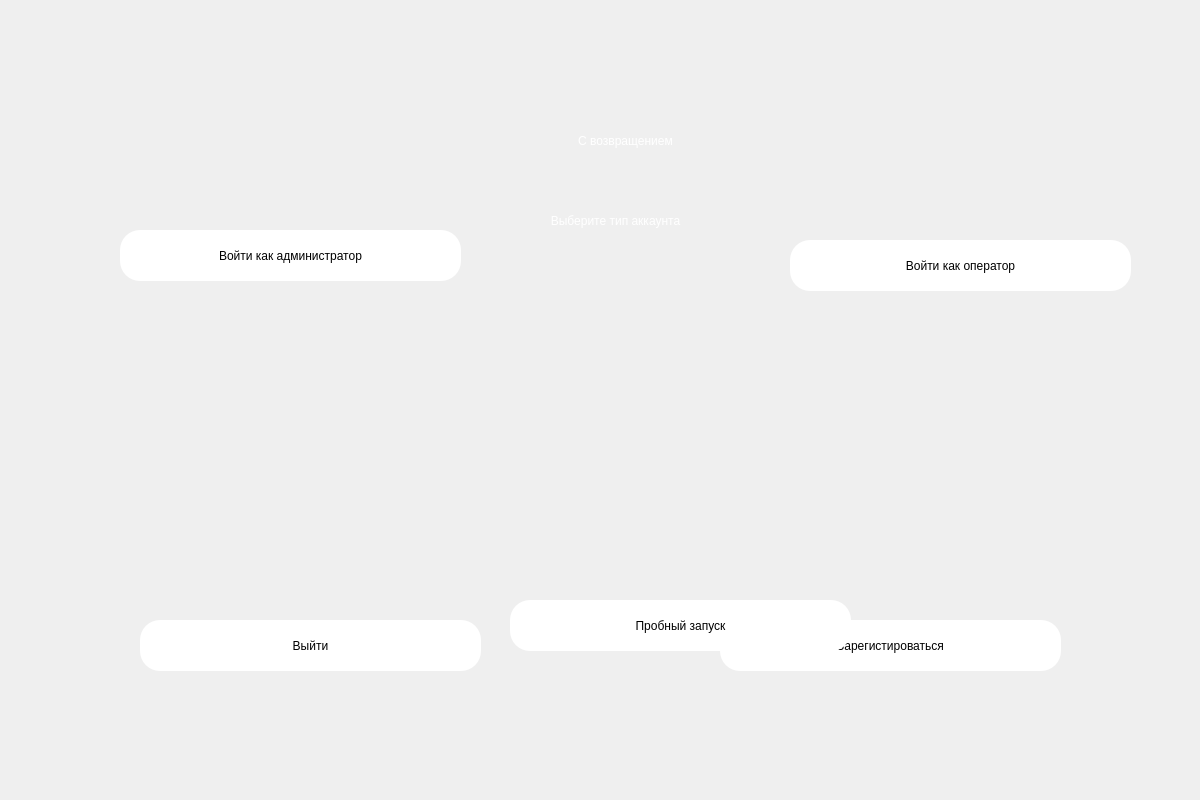
<?xml version="1.0" encoding="UTF-8"?>
<ui version="4.0">
 <class>Dialog</class>
 <widget class="QDialog" name="Dialog">
  <property name="geometry">
   <rect>
    <x>0</x>
    <y>0</y>
    <width>1200</width>
    <height>800</height>
   </rect>
  </property>
  <property name="windowTitle">
   <string>Dialog</string>
  </property>
  <widget class="QWidget" name="bgwidget" native="true">
   <property name="geometry">
    <rect>
     <x>0</x>
     <y>0</y>
     <width>1201</width>
     <height>801</height>
    </rect>
   </property>
   <property name="styleSheet">
    <string notr="true">
					QWidget#bgwidget{

					background-image: url(C:/Projects/Python/Course/Course/assets/militarybcnd.png)
					}
				</string>
   </property>
   <widget class="QLabel" name="label">
    <property name="geometry">
     <rect>
      <x>390</x>
      <y>110</y>
      <width>471</width>
      <height>61</height>
     </rect>
    </property>
    <property name="styleSheet">
     <string notr="true">font: 36pt &quot;MS Shell Dlg 2&quot;; color:rgb(255, 255, 255)</string>
    </property>
    <property name="text">
     <string>С возвращением</string>
    </property>
    <property name="scaledContents">
     <bool>false</bool>
    </property>
    <property name="alignment">
     <set>Qt::AlignCenter</set>
    </property>
   </widget>
   <widget class="QLabel" name="label_2">
    <property name="geometry">
     <rect>
      <x>420</x>
      <y>200</y>
      <width>391</width>
      <height>41</height>
     </rect>
    </property>
    <property name="styleSheet">
     <string notr="true">font: 16pt &quot;MS Shell Dlg 2&quot;;color:rgb(255, 255, 255)</string>
    </property>
    <property name="text">
     <string>Выберите тип аккаунта</string>
    </property>
    <property name="alignment">
     <set>Qt::AlignCenter</set>
    </property>
   </widget>
   <widget class="QPushButton" name="login_UAV">
    <property name="geometry">
     <rect>
      <x>790</x>
      <y>240</y>
      <width>341</width>
      <height>51</height>
     </rect>
    </property>
    <property name="minimumSize">
     <size>
      <width>341</width>
      <height>51</height>
     </size>
    </property>
    <property name="maximumSize">
     <size>
      <width>341</width>
      <height>51</height>
     </size>
    </property>
    <property name="styleSheet">
     <string notr="true">
						border-radius:20px;
						background-color: rgb(255, 255, 255);
						font: 14pt &quot;MS Shell Dlg 2&quot;;
					</string>
    </property>
    <property name="text">
     <string>Войти как оператор</string>
    </property>
   </widget>
   <widget class="QPushButton" name="login_admin">
    <property name="geometry">
     <rect>
      <x>120</x>
      <y>230</y>
      <width>341</width>
      <height>51</height>
     </rect>
    </property>
    <property name="minimumSize">
     <size>
      <width>341</width>
      <height>51</height>
     </size>
    </property>
    <property name="maximumSize">
     <size>
      <width>341</width>
      <height>51</height>
     </size>
    </property>
    <property name="styleSheet">
     <string notr="true">
						border-radius:20px;
						background-color: rgb(255, 255, 255);
						font: 14pt &quot;MS Shell Dlg 2&quot;;
					</string>
    </property>
    <property name="text">
     <string>Войти как администратор</string>
    </property>
   </widget>
   <widget class="QWidget" name="horizontalLayoutWidget">
    <property name="geometry">
     <rect>
      <x>220</x>
      <y>400</y>
      <width>811</width>
      <height>91</height>
     </rect>
    </property>
    <layout class="QHBoxLayout" name="botlayout"/>
   </widget>
   <widget class="QPushButton" name="create">
    <property name="geometry">
     <rect>
      <x>720</x>
      <y>620</y>
      <width>341</width>
      <height>51</height>
     </rect>
    </property>
    <property name="sizePolicy">
     <sizepolicy hsizetype="Fixed" vsizetype="Fixed">
      <horstretch>0</horstretch>
      <verstretch>0</verstretch>
     </sizepolicy>
    </property>
    <property name="minimumSize">
     <size>
      <width>341</width>
      <height>51</height>
     </size>
    </property>
    <property name="maximumSize">
     <size>
      <width>341</width>
      <height>51</height>
     </size>
    </property>
    <property name="styleSheet">
     <string notr="true">
						border-radius:20px;
						background-color: rgb(255, 255, 255);
						font: 14pt &quot;MS Shell Dlg 2&quot;;
					</string>
    </property>
    <property name="text">
     <string>Зарегистироваться</string>
    </property>
   </widget>
   <widget class="QPushButton" name="exit">
    <property name="geometry">
     <rect>
      <x>140</x>
      <y>620</y>
      <width>341</width>
      <height>51</height>
     </rect>
    </property>
    <property name="sizePolicy">
     <sizepolicy hsizetype="Fixed" vsizetype="Fixed">
      <horstretch>0</horstretch>
      <verstretch>0</verstretch>
     </sizepolicy>
    </property>
    <property name="minimumSize">
     <size>
      <width>341</width>
      <height>51</height>
     </size>
    </property>
    <property name="maximumSize">
     <size>
      <width>341</width>
      <height>51</height>
     </size>
    </property>
    <property name="styleSheet">
     <string notr="true">
						border-radius:20px;
						background-color: rgb(255, 255, 255);
						font: 14pt &quot;MS Shell Dlg 2&quot;;
					</string>
    </property>
    <property name="text">
     <string>Выйти</string>
    </property>
   </widget>
   <widget class="QWidget" name="horizontalLayoutWidget_2">
    <property name="geometry">
     <rect>
      <x>220</x>
      <y>310</y>
      <width>811</width>
      <height>91</height>
     </rect>
    </property>
    <layout class="QHBoxLayout" name="toplayout"/>
   </widget>
   <widget class="QWidget" name="horizontalLayoutWidget_3">
    <property name="geometry">
     <rect>
      <x>220</x>
      <y>500</y>
      <width>811</width>
      <height>91</height>
     </rect>
    </property>
    <layout class="QHBoxLayout" name="testLayout"/>
   </widget>
   <widget class="QPushButton" name="test">
    <property name="geometry">
     <rect>
      <x>510</x>
      <y>600</y>
      <width>341</width>
      <height>51</height>
     </rect>
    </property>
    <property name="sizePolicy">
     <sizepolicy hsizetype="Fixed" vsizetype="Fixed">
      <horstretch>0</horstretch>
      <verstretch>0</verstretch>
     </sizepolicy>
    </property>
    <property name="minimumSize">
     <size>
      <width>341</width>
      <height>51</height>
     </size>
    </property>
    <property name="maximumSize">
     <size>
      <width>341</width>
      <height>51</height>
     </size>
    </property>
    <property name="styleSheet">
     <string notr="true">
						border-radius:20px;
						background-color: rgb(255, 255, 255);
						font: 14pt &quot;MS Shell Dlg 2&quot;;
					</string>
    </property>
    <property name="text">
     <string>Пробный запуск</string>
    </property>
   </widget>
  </widget>
 </widget>
 <resources/>
 <connections/>
</ui>
